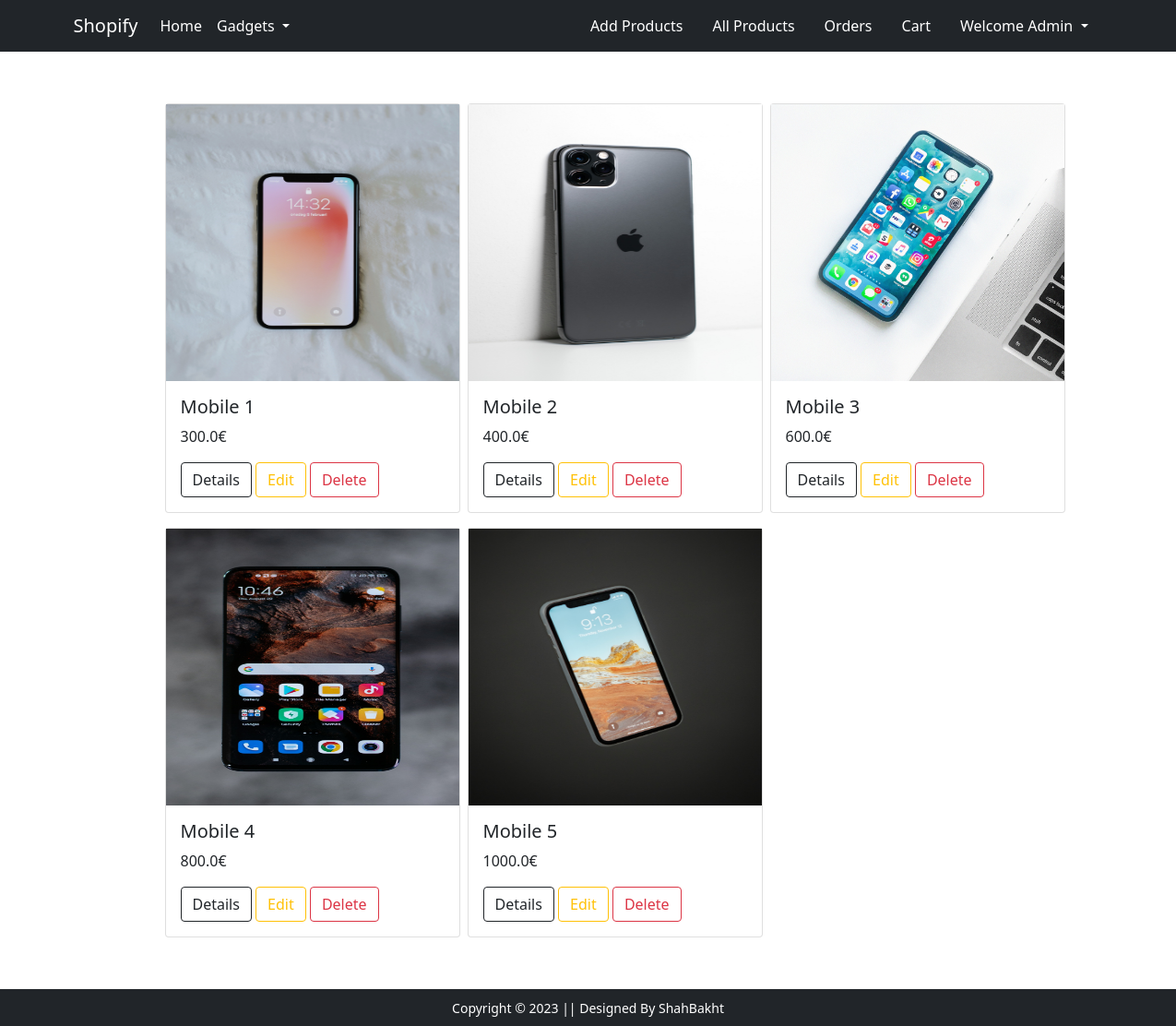
The page /admins/products (signed in) on the database as committed earlier.
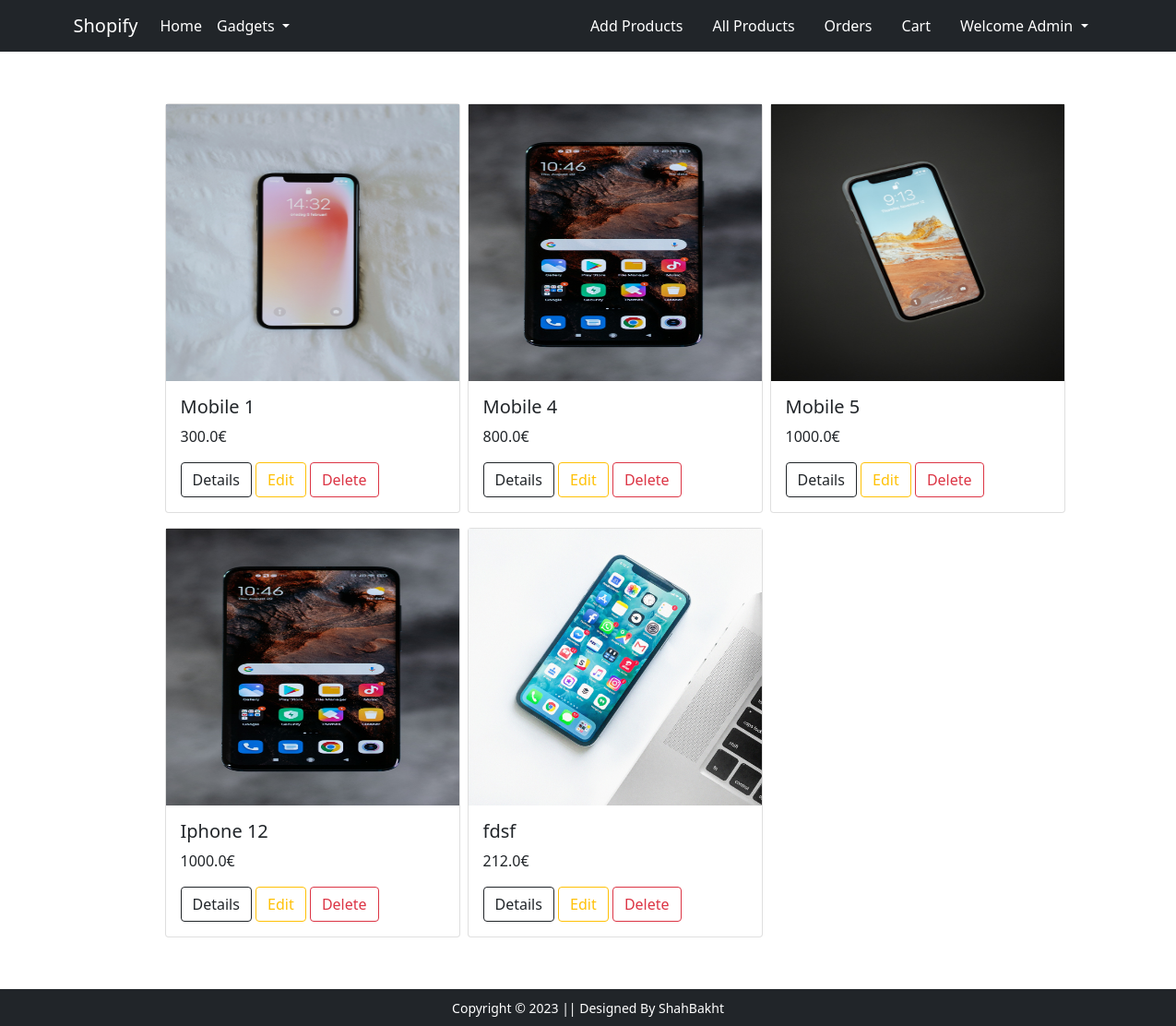
The same page on the database as committed later.
### main/models.py (models this page shows, shortened)
class Product(models.Model):
  title = models.CharField(max_length=100)
  description = models.TextField()
  selling_price = models.FloatField()
  discounted_price = models.FloatField()
  brand = models.CharField(max_length=100)
  category = models.CharField(choices=CATEGORIES, max_length=50)
  product_image = models.ImageField(upload_to='products_images')

### main/views.py (the view)
# urls.py: path('admins/products', views.products, name="products"),
@login_required(login_url='login')
def products(request):
  if request.user.is_superuser:
    products = Product.objects.all()
    template_name = 'main/products.html'
    context = {
      'products': products
    }
    return render(request, template_name, context)
  else:
    return redirect(reverse('home'))

### main/templates/main/products.html (shortened to what this page needs)
{% extends 'main/base.html' %}
{% load static %}
{% block main-content %}
<div class="container my-5">
 <div class="row">
  <div class="col-sm-12 offset-sm-1 d-flex flex-wrap">
    {% if products %}
      {% for product in products %}
        <div class="card mx-1 my-2" style="width: 20rem;">
          <img src="{{ product.product_image.url }}" alt="Card image cap" width="100%" height="300px">
          <div class="card-body">
            <h5 class="card-title">{{ product.title }}</h5>
            <p class="card-text">{{ product.selling_price }}€</p>
            <a href="{% url 'product_detail' product.id %}" class="btn btn-outline-dark">Details</a>
            <a href="{% url 'edit_product' product.id %}" class="btn btn-outline-warning">Edit</a>
            <a href="{% url 'delete_product' product.id %}" class="btn btn-outline-danger">Delete</a>
          </div>
        </div>
      {% endfor %}
    {% endif %}
  </div>
 </div>
</div>
{% endblock main-content %}

Rows that differ between the two databases and show on the page:
removed Product: product_image (picture), title "Mobile 2", selling_price "400.0"
removed Product: product_image (picture), title "Mobile 3", selling_price "600.0"
added Product: product_image (picture), title "Iphone 12", selling_price "1000.0"
added Product: product_image (picture), title "fdsf", selling_price "212.0"
